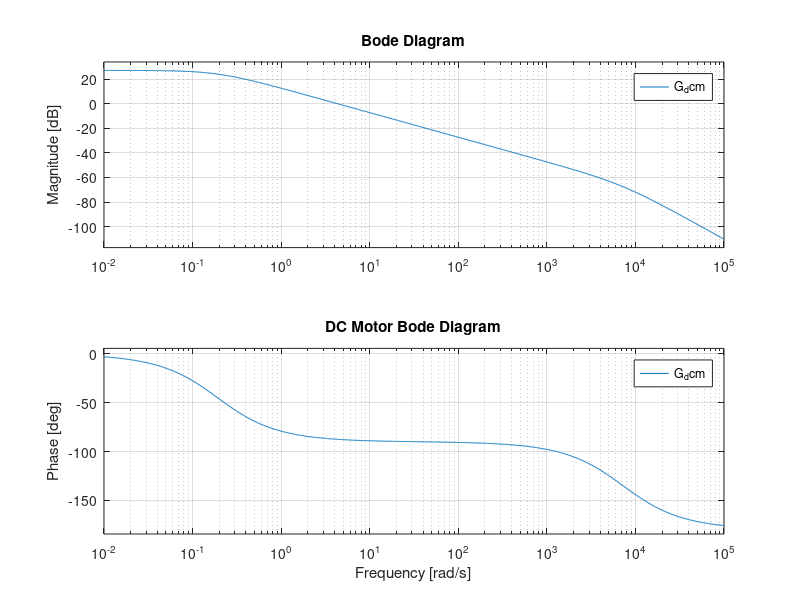

This chart was generated by the following MATLAB code: (Note: this script raises an error after producing the figure.)
%%  ROTATIONAL INVERTED PENDULUM %%
close all
clear all
clc

% PARAMETERS %% 

% Rod %
mr = 0.095 ;    % kg
Lr = 0.085 ;    % m
% Ir = (mr*Lr^2)/3 ; % = 2.2879e-04 kg*m^2 using Huyhens-Steiner
Ir = 9.6e-5; % = from estimation
% Pendulum %
mp = 0.024 ;    % kg
Lp = 0.129 ;    % m 
Ip = (mp*Lp^2)/12 ; % = 3.3282e-05 kg*m^2 wrt the COG
% Ip = 2.4573e-5; % from Renzo estimator
% alfa = 1.46e-5 ;    % renzo estimation
% alfa = 1.247559e-6 ;  % from my estimation
% alfa = 1.46e-5 ; % from renzo estimator
alfa = 1e-5 ;   % a compromise, just take into account that the damping is more linear than exp below 10 deg
% alfa = 0 ;  % for robustness test
% gravity acc %
g0 = 9.81 ; % m/s^2



% MotorDC %
J = 4e-6 ;  % kg*m^2
J_hub = 0.6e-6 ;
Ra = 8.4 ;  % ohm
La = 1.16e-3 ;  % H
%beta = (J+J_hub)/19e-3 ; % 1st estimation from tau_mecc = 19ms
beta = 1.295e-5 ; % estimation from theta_inf and DC gain of the CL plant, but it changing w/ the speed
% beta = 0 ;  % for robustness test
K = 42e-3 ;     % N*m/A

a = (Ra*beta)+K^2 ;
num_dcm = K/a ;
den_dcm = [La^2/a La*(Ra+beta)/a 1] ;
G_dcm = tf(num_dcm, den_dcm) ;

figure
bode(G_dcm)
title("DC Motor Bode Diagram")
disp("DC Syst poles and dcgain")
pole(G_dcm)
dcgain(G_dcm)

Ir_tot = Ir+J+J_hub ;
Ip_tot = (mp*(Lp/2)^2)+Ip ;

% Disturbance on theta
Ld = 0.40*Lr ;  % we assume that the cable disturbance is acting in the position where it is attached along the rod

% Initial state
theta_init = 0 ;
theta_dot_init = 0 ;
phi_init = 0 ;
phi_dot_init = 0 ;


%% DYN MODEL B,C,g (EULERO-LAGRANGE METHOD) %%
syms theta theta_dot theta_ddot phi phi_dot phi_ddot Va
% phi = pendulum angle
% theta = rod angle
% NT: the phi starts at the lower side and >0 C.C.W. and theta is >0 C.W.

% (BUT! in the physical model the phi and theta are measured in different
% way so pay attention on the reference vauels for them !!!)

H = [(mp*(Lr^2+((Lp/2)^2*(sin(phi))^2)))+Ir_tot            -mp*Lr*Lp*cos(phi)/2;
                     -mp*Lr*Lp*cos(phi)/2                              (mp*(Lp/2)^2)+Ip] ;

Q = [mp*(Lp/2)^2*sin(phi)*cos(phi)*phi_dot+beta                      (mp*(Lp/2)^2*sin(phi)*cos(phi)*theta_dot)-(mp*Lr*(Lp/2)*sin(phi)*phi_dot);
     -mp*(Lp/2)^2*sin(phi)*cos(phi)*theta_dot                                                   alfa                                   ] ;

g = [           0     ;
     mp*g0*(Lp/2)*sin(phi)] ;

Te = ((K/Ra)*Va)-((K^2/Ra)*theta_dot) ;

tau = [Te;
       0 ] ;
% the modeling of the cable disturbance is more effective in the Simulink model where we can use directly the angles at each time                                    
kt = 0.035 ;    % elastic coeff                   
kc = 10e-3 ;    % damping coeff
Tr_theta = ((kt*theta)+(kc*theta_dot))*Ld ;     % torque acting on the rod due to the sensor cable

q_ddot = H\[tau - Q*[theta_dot phi_dot]' - g - 0*[Tr_theta 0]'] ;

% we are not considering the the model of the Disturbance here, that's why
% the moltiplication w\ 0, since the various control we implemented are
% quite robust to it and we also aimed not to complicate the Model

% SS Reppr %
% we just rewrite the equation in a State-Space form, a more familiar
% notation
syms x1 x2 x3 x4 x
syst = subs(q_ddot, [theta theta_dot phi phi_dot], [x1 x2 x3 x4]);

dx1 = x2 ;
dx2 = syst(1) ;
dx3 = x4 ;
dx4 = syst(2) ;

dx = [dx1 dx2 dx3 dx4]' ;

% Equilibria phi_bar = 0 deg %%

equilibrium = [0 == dx] ;
% Operating Points
Va_bar = 0 ;
% x1_bar = 0 ;
x2_bar = 0 ;
% x3_bar = 0 ;    % phi_bar 
x4_bar = 0 ;

systeqs = subs(equilibrium, [x2 x4 Va], [x2_bar x4_bar Va_bar]) ;
sol = solve(systeqs, [x1 x3]) ;
x1_bar = double(sol.x1) ;   % equilibrium for theta: 0+2k*pi for k=0
x3_bar = double(sol.x3) ;   % equilibrium for phi: 0+k*pi for k=0,1

%% LINEARIZATION USING diff() at phi = 0° %%
% just rewrite the equilibrium values
% Operating Points
x3_bar = 0 ;    % phi_bar = 0°

A11 = diff(dx1, x1) ;
A12 = diff(dx1, x2) ;
A13 = diff(dx1, x3) ;
A14 = diff(dx1, x4) ;

A21 = diff(dx2, x1) ;
A22 = diff(dx2, x2) ;
A23 = diff(dx2, x3) ;
A24 = diff(dx2, x4) ;

A31 = diff(dx3, x1) ;
A32 = diff(dx3, x2) ;
A33 = diff(dx3, x3) ;
A34 = diff(dx3, x4) ;

A41 = diff(dx4, x1) ;
A42 = diff(dx4, x2) ;
A43 = diff(dx4, x3) ;
A44 = diff(dx4, x4) ;

A = subs([A11 A12 A13 A14;
     A21 A22 A23 A24;
     A31 A32 A33 A34;
     A41 A42 A43 A44], [x1 x2 x3 x4 Va], [x1_bar x2_bar x3_bar x4_bar Va_bar]) ;

B = subs([   diff(dx1, Va);
        diff(dx2, Va);
        diff(dx3, Va);
        diff(dx4, Va)], [x1 x2 x3 x4 Va], [x1_bar x2_bar x3_bar x4_bar Va_bar]) ;

C = [1 0 0 0;       % y = [theta phi]' 
     0 0 1 0] ;

D = [0;
     0] ;
% TF of the Linearized Syst from the evaluated Matrices %%

% !!! Make sure to execute the 'vpa()' funct in orde to have the result,
% otherwise there will be a problem executing other operation with the 
% Matrices !!!
% it will provide the Matrices with the proper results value and not
% operation 
%A = vpa(A, 6) ;
%B = vpa(B, 6) ;

% or use double
A = double(A) ;
B = double(B) ;
G_ol = tf(ss(A, B, C, D)) 
figure
bode(G_ol)
title("System's Bode Diagram (down position)")
disp("gain margin, phase margin, phase crossover frequency, cut-off frequency of the theta tf:")
[Gm,Pm,Wcg,Wcp] = margin(G_ol(1))

disp("System poles (down position):")
eig(A)
disp("System zeros of theta tf (down position):")
tzero(G_ol(1))
disp("System zeros of phi tf (down position):")
tzero(G_ol(2))

%% LINEARIZATION USING diff() at phi = 180°%%
% Operating Point
Va_bar_uns = Va ;
x1_bar_uns = x1_bar ;
x2_bar_uns = x2_bar ;
x3_bar_uns = pi ;    % phi_bar = 180°
x4_bar_uns = x4_bar ;

A11 = diff(dx1, x1) ;
A12 = diff(dx1, x2) ;
A13 = diff(dx1, x3) ;
A14 = diff(dx1, x4) ;

A21 = diff(dx2, x1) ;
A22 = diff(dx2, x2) ;
A23 = diff(dx2, x3) ;
A24 = diff(dx2, x4) ;

A31 = diff(dx3, x1) ;
A32 = diff(dx3, x2) ;
A33 = diff(dx3, x3) ;
A34 = diff(dx3, x4) ;

A41 = diff(dx4, x1) ;
A42 = diff(dx4, x2) ;
A43 = diff(dx4, x3) ;
A44 = diff(dx4, x4) ;

A_uns = subs([A11 A12 A13 A14;
     A21 A22 A23 A24;
     A31 A32 A33 A34;
     A41 A42 A43 A44], [x1 x2 x3 x4 Va], [x1_bar_uns x2_bar_uns x3_bar_uns x4_bar_uns Va_bar_uns]) ;

B_uns = subs([   diff(dx1, Va);
        diff(dx2, Va);
        diff(dx3, Va);
        diff(dx4, Va)], [x1 x2 x3 x4 Va], [x1_bar_uns x2_bar_uns x3_bar_uns x4_bar_uns Va_bar_uns]) ;

C_uns = [1 0 0 0;       % y = [theta phi]' 
     0 0 1 0] ;

D_uns = [0;
     0] ;
% TF of the Linearized Syst from the evaluated Matrices %%

% !!! Make sure to execute the 'vpa()' funct in orde to have the result,
% otherwise there will be a problem executing other operation with the 
% Matrices !!!
% it will provide the Matrices with the proper results value and not
% operation 
%A = vpa(A, 6) ;
%B = vpa(B, 6) ;

% or use double
A_uns = double(A_uns) ;
B_uns = double(B_uns) ;
G_ol_uns = tf(ss(A_uns, B_uns, C_uns, D_uns)) 
figure
bode(G_ol_uns)
title("System's Bode Diagram (up position)")
disp("gain margin, phase margin, phase crossover frequency, cut-off frequency of the theta tf:")
[Gm_uns,Pm_uns,Wcg_uns,Wcp_uns] = margin(G_ol_uns(1))
disp("System poles (up position):")
eig(A_uns)
disp("System zeros of theta tf (up position):")
tzero(G_ol_uns(1))
disp("System zeros of phi tf (up position):")
tzero(G_ol_uns(2))

%% regolatore theta at phi = 0 %%
% using pidtuneOptions
close all

G_ol(1)
disp("Va to theta TF poles:")
pole(G_ol(1))   % see how many unstable poles
% see the model Properties of the G_ol(1) si extract the num and den for
% Simulink block
num_theta = cell2mat(G_ol.Numerator(1,1))
den_theta = cell2mat(G_ol.Denominator(1,1))

opts = pidtuneOptions('PhaseMargin', 60, 'DesignFocus', 'reference-tracking') ;
R_theta = pidtune(G_ol(1), 'PID', 100 , opts) 
L_theta = R_theta*G_ol(1);
figure
bode(L_theta)
title("Bode diagram of L")

figure
%step(L_theta/(1+L_theta))
step(feedback(R_theta*G_ol(1), 1))  % compact form
title("Step Response for theta")

Kp_theta = R_theta.Kp ;
Ki_theta = R_theta.Ki ;
Kd_theta = R_theta.Kd ;

disp("Closed Syst poles of theta Loop")
pole(L_theta/(1+L_theta))

%% regolatore theta at phi = 180 %%
% using pidtuneOptions
G_ol_uns(1)
disp("Va to theta TF poles:")
pole(G_ol_uns(1))   % see how many unstable poles
% see the model Properties of the G_ol_uns(1) si extract the num and den for
% Simulink block
num_theta_uns = cell2mat(G_ol_uns.Numerator(1,1))
den_theta_uns = cell2mat(G_ol_uns.Denominator(1,1))

opts = pidtuneOptions('PhaseMargin', 60, 'DesignFocus', 'reference-tracking') ;
R_theta_uns = pidtune(G_ol_uns(1), 'PID', 10 , opts) 
L_theta_uns = R_theta_uns*G_ol_uns(1);

figure
%step(L_uns/(1+L_uns))
step(feedback(R_theta_uns*G_ol_uns(1), 1))  % compact form

Kp_theta_uns = R_theta_uns.Kp ;
Ki_theta_uns = R_theta_uns.Ki ;
Kd_theta_uns = R_theta_uns.Kd ;

disp("Closed Syst poles of theta Loop")
pole(L_theta_uns/(1+L_theta_uns))

%% regolatore theta from scratch/trial & error %%
%   phi = 0°   %
close all

G_ol(1)
disp("Va to theta TF poles:")
pole(G_ol(1))   % see how many unstable poles

% see the model Properties of the G_ol(1) si extract the num and den for
% Simulink block
num_theta = cell2mat(G_ol.Numerator(1,1))
den_theta = cell2mat(G_ol.Denominator(1,1))

Kp_theta_v2 = 0.9 ;
Ki_theta_v2 = 0 ;
Kd_theta_v2 = 0.25 ;
N_theta_v2 = 100 ;   % where the D action is filtered

s = tf('s') ;
R_theta_v2 = Kp_theta_v2 + (Ki_theta_v2/s) + (Kd_theta_v2*N_theta_v2/(1+(N_theta_v2/s))) ;
figure
bode(R_theta_v2)
title("Bode Diagram of the obtained Reg")
L_theta_v2 = R_theta_v2*G_ol(1);

figure
bode(L_theta_v2)
title("Bode diagram of the Loop tf")

figure
%step(L/(1+L))
step(feedback(R_theta_v2*G_ol(1), 1))  % compact form

disp("closed loop poles:")
pole(L_theta/(1+L_theta_v2))

%% regolatore theta from scratch/trial & error %%
%   phi = 180°   %
close all
G_ol_uns(1)
disp("Va to theta TF poles:")
pole(G_ol_uns(1))   % see how many unstable poles

% see the model Properties of the G_ol(1) si extract the num and den for
% Simulink block
num_theta = cell2mat(G_ol_uns.Numerator(1,1))
den_theta = cell2mat(G_ol_uns.Denominator(1,1))

% Filtered Derivative PID
% Kp_theta = 10 ;
% Ki_theta = 0 ;
% Kd_theta = 2 ;
% N_theta = 1000 ;   % where the D action is filtered

Kp_theta = 5 ;
Ki_theta = 0;
Kd_theta = 2 ;
N_theta = 1000 ;   % where the D action is filtered
% conclusion: it might impossible to stabilize usign PID

s = tf('s') ;
R_theta = Kp_theta + (Ki_theta/s) + (Kd_theta*N_theta/(1+(N_theta/s))) ;
figure
bode(R_theta)
title("Bode Diagram of the obtained Reg")
L_theta_uns = R_theta*G_ol_uns(1);
figure
bode(L_theta)
title("Bode diagram of the Loop tf")

figure
%step(L_theta_uns/(1+L_theta_uns))
step(feedback(R_theta*G_ol_uns(1), 1))  % compact form

disp("closed loop poles:")
pole(L_theta_uns/(1+L_theta_uns))

%% Regolatore phi at phi = 0° %%
% using pidtuneOptions
close all

G_t2p = G_ol(2) / G_ol(1)
figure
bode(G_t2p)
title("Bode Diagram of theta to phi tf")
num_phi = cell2mat(G_t2p.Numerator)
den_phi = cell2mat(G_t2p.Denominator)
disp("theta to phi tf poles:")
pole(G_t2p)     %see the poles

opts = pidtuneOptions('PhaseMargin',60 , 'DesignFocus', 'disturbance-rejection') ;
R_phi = pidtune(G_t2p, 'PID', 20, opts)
figure
bode(R_phi)
title("Bode Diagram of the obtained Reg")

figure
step(feedback(R_phi*G_t2p, 1))

figure
bode (R_phi*G_t2p)
title("Bode Diagram of the Loop tf")

Kp_phi = R_phi.Kp ;
Ki_phi = R_phi.Ki ;
Kd_phi = R_phi.Kd ;

disp("closed loop poles:")
pole(feedback(R_phi*G_t2p,1))

%% Regolatore phi from scratch/trial & error %%
%   phi = 0°   %
close all
G_t2p = G_ol(2) / G_ol(1)
figure
bode(G_t2p)
title("Bode Diagram of theta to phi tf")
num_phi = cell2mat(G_t2p.Numerator)
den_phi = cell2mat(G_t2p.Denominator)
disp("theta to phi tf poles:")
pole(G_t2p)     %see the poles

Kp_phi_v2 = 0 ;
Ki_phi_v2 = 7 ;
Kd_phi_v2 = 0 ;

N_phi_v2 = 100 ;   % where the D action is filtered

s = tf('s') ;
R_phi_v2 = Kp_phi_v2 + (Ki_phi_v2/s) + (Kd_phi_v2*N_phi_v2/(1+(N_phi_v2/s))) ;
figure
bode(R_phi_v2)
title("Bode Diagram of the obtained Reg")

figure
step(feedback(R_phi_v2*G_t2p, 1))

disp("closed loop poles:")
pole(feedback(R_phi_v2*G_t2p,1))

%% Regolatore phi from scratch/trial & error %%
%   phi = 180°   %
close all
G_t2p_uns = G_ol_uns(2) / G_ol_uns(1)
figure
bode(G_t2p_uns)
title("Bode Diagram of theta to phi tf")
num_phi = cell2mat(G_t2p_uns.Numerator)
den_phi = cell2mat(G_t2p_uns.Denominator)
disp("theta to phi tf poles:")
pole(G_t2p_uns)     %see the poles

% Kp_phi = 100 ;
% Ki_phi = 0 ;
% Kd_phi = 20 ;

Kp_phi = 90 ;
Ki_phi = 50 ;
Kd_phi = 60 ;

N_phi = 1000 ;   % where the D action is filtered
s = tf('s') ;
R_phi = Kp_phi + (Ki_phi/s) + (Kd_phi*(N_phi/(1+(N_phi/s)))) ;
figure
bode(R_phi)
title("Bode Diagram of the obtained Reg")

figure
step(feedback(R_phi*G_t2p_uns, 1))

disp("closed loop poles:")
pole(feedback(R_phi*G_t2p_uns,1))

%% Pole Placement in phi == 0 %%
close all
rank(ctrb(A,B))     % == 4 so OK!

% Desired poles
P = [-2 -5.5 -7 -150] ;     % use this one
% P = [-5 -5.2 -70 -80] ;
% P = [-5 -5.2 -15 -115] ;
% P = [-1 -3.5 -4 -150] ;
K_pp = place(A,B,P) ;
disp("desired poles:")
eig(A-B*K_pp)

syst_cl = tf(ss(A-B*K_pp,B,C,D))
figure
step(syst_cl)

figure
bode(syst_cl)
title("Bode Diagram of the stabilized syst at 0°")

% in case you wanna fix the zeros
s = tf('s') ;
R = ((abs(0.0376-10.6803i))^2/dcgain(syst_cl(1))) / ((s+0.0376-10.6803i)*(s+0.0376+10.6803i)) ;
figure
bode(R*syst_cl)
title("Bode Diagram of the stabilized syst w/ the zeros removed")

%% %% Pole Placement in phi_bar == 180 %%
close all
disp("Controllability condition")
rank(ctrb(A_uns,B_uns))     % == 4 so OK!

% Desired poles
% P_uns = [-5 -5.2 -15 -115] ;
% P_uns = [-0.8 -0.9 -30 -115] ;    %lqr poles
P_uns = [-2 -2.2 -15 -115] ;        % use this one
% P_uns = [-5 -5.2 -15 -50] ;

K_pp_uns = place(A_uns,B_uns,P_uns) ;
disp("desired poles:")
eig(A_uns-B_uns*K_pp_uns)

syst_cl_uns = tf(ss(A_uns-B_uns*K_pp_uns,B_uns,C_uns,D_uns))
figure
step(syst_cl_uns)

figure
bode(syst_cl)
title("Bode Diagram of the stabilized syst at 180°")

%% KALMAN FILTER - State Observer 0°
close all
% for the estimation of phi_dot (theta_dot is given by encoder)
%similar procedure of pole placement to find L
%use this also to observe if using the Derivative block for theta_dot is
%not too different than using the Tachometer

%high q == fast observer, fast to reach the ref, but w/ some osc
%small q == slow to reach the ref, but small osc
% r == VAR of the Measurements
%high r == not reliable measurement
%small r == reliable measurment
% Q_tilde > R_tilde == Fast Observer
Q_tilde = zeros(4) ;
% Q_tilde(1,1) = 0.08 ;   % variance of the estimated theta
% Q_tilde(2,2) = 0.08 ;   % // theta_dot
% Q_tilde(3,3) = 0.08 ;   % // phi
% Q_tilde(4,4) = 0.08 ;   % // phi_dot

Q_tilde(1,1) = 1 ;   % variance of the estimated theta
Q_tilde(2,2) = 1 ;   % // theta_dot
Q_tilde(3,3) = 1 ;   % // phi
Q_tilde(4,4) = 1 ;   % // phi_dot

R_tilde = zeros(2,2) ;    % R(p,p)
R_tilde(1,1) = 0.001 ;   % measurments are reliable
R_tilde(2,2) = 0.001 ;

Bq = sqrt(Q_tilde) ;

disp("Observability condition")
rank(obsv(A,C))         %check on the observability

L_kf = lqr(A',C',Q_tilde,R_tilde)' ;
st_obs_lqr_syst = tf(ss(A-L_kf*C,[B-L_kf*D L_kf],eye(4),zeros(4,3))) ;
figure
step(st_obs_lqr_syst)
disp("Kalman Filter poles:")
pole(st_obs_lqr_syst)

%% KALMAN FILTER - State Observer 180°
close all
% for the estimation of phi_dot (theta_dot is given by encoder)
%analog procedure of pole placement to find L
%use this also to observe if using the Derivative block for theta_dot is
%not too different than using the Tachometer

%high q == fast observer, fast to reach the ref, but w/ some osc
%small q == slow to reach the ref, but small osc
% r == VAR of the Measurements
%high r == not reliable measurement
%small r == reliable measurment
% Q_tilde > R_tilde == Fast Observer
Q_tilde_uns = zeros(4) ;
Q_tilde_uns(1,1) = 0.08 ;   % variance of the estimated theta
Q_tilde_uns(2,2) = 0.08 ;   % // theta_dot
Q_tilde_uns(3,3) = 0.08 ;   % // phi
Q_tilde_uns(4,4) = 0.08 ;   % // phi_dot

R_tilde_uns = zeros(2,2) ;    % R(p,p)
R_tilde_uns(1,1) = 0.001 ;   % measurments are reliable
R_tilde_uns(2,2) = 0.001 ;

Bq_uns = sqrt(Q_tilde_uns) ;

disp("Observability condition")
rank(obsv(A_uns,C_uns))         %check on the observability

L_kf_uns = lqr(A_uns',C_uns',Q_tilde_uns,R_tilde_uns)'
st_obs_lqr_syst_uns = tf(ss(A_uns-L_kf_uns*C_uns,[B_uns-L_kf_uns*D_uns L_kf_uns],eye(4),zeros(4,3))) ;
figure
step(st_obs_lqr_syst_uns)
disp("Kalman Filter poles:")
pole(st_obs_lqr_syst_uns)


%% STATE OBSERVER w/ POLE PLACEMENT 0° %%
close all
disp("Observability condition")
rank(obsv(A,C))  
P_obsv = [-200 -300 -400 -500] ;      % just faster poles wrt control
% poles
% P_obsv = [-1.2 -4.7-14.3i -4.7+14.3i -9.5] ;        % KF poles
L_pp = place(A',C',P_obsv)' ;
disp("desired State Observer poles:")
eig(A-L_pp*C)

st_obs_pp_syst = tf(ss(A-L_pp*C,[B-L_pp*D L_pp],eye(4),zeros(4,3)))
figure
step(st_obs_pp_syst)


%% STATE OBSERVER w/ POLE PLACEMENT 180° %%
close all
disp("Observability condition")
rank(obsv(A_uns,C_uns))  
P_obsv_uns = [-200 -300 -400 -500] ;      % just faster poles wrt control
% poles
% P_obsv_uns = [-1.2 -4.7-14.3i -4.7+14.3i -9.5] ;        % KF poles
L_pp_uns = place(A_uns',C_uns',P_obsv_uns)' ;
disp("desired State Observer poles:")
eig(A_uns-L_pp_uns*C_uns)

st_obs_pp_syst_uns = tf(ss(A_uns-L_pp_uns*C_uns,[B_uns-L_pp_uns*D_uns L_pp_uns],eye(4),zeros(4,3)))
figure
step(st_obs_pp_syst_uns)

%% LQR at phi = 0 deg %%
close all
Q = zeros(4) ;
Q(1,1) = 10 ;   % q for theta
Q(2,2) = 10 ;   % q for theta_dot
Q(3,3) = 10 ;   % q for phi
Q(4,4) = 10 ;   % q for phi_dot
% NT: if you want theta to go to zero q must be = to the q for phi

R = 10;
Cq = sqrt(Q) ;

disp("Controllability and Observability Condition")
rank(ctrb(A,B))     % == 4 so OK!
rank(obsv(A,Cq))    % == 4 so ok!

[K_lq S P] = lqr(A,B,Q,R) ;

cl_lq = tf(ss(A-B*K_lq,B,C,D))
disp("LQR poles:")
eig(A-B*K_lq)
figure
step(cl_lq)

figure
bode(cl_lq)
title("Bode Diagram of the stabilized syst w/ LQR")

%% LQR at phi = 180 deg %%
close all
Q_uns = zeros(4) ;
% 1st config, nice and smooth
Q_uns(1,1) = 10 ;   % q for theta
Q_uns(2,2) = 1 ;   % q for theta_dot
Q_uns(3,3) = 10 ;   % q for phi
Q_uns(4,4) = 10 ;   % q for phi_dot
% NT: if you want theta to go to zero q must be at least = to the q for
% phi

% Q_uns(1,1) = 10 ;   % q for theta
% Q_uns(2,2) = 10 ;   % q for theta_dot
% Q_uns(3,3) = 10 ;   % q for phi
% Q_uns(4,4) = 10 ;   % q for phi_dot

R_uns = 1 ;
% R_uns = 10 ;    % for the SW-up and trajectory tracking
Cq_uns = sqrt(Q_uns) ;

disp("Controllability and Observability Condition")
rank(ctrb(A_uns,B_uns))     % == 4 so OK!
rank(obsv(A_uns,Cq_uns))    % == 4 so ok!

[K_lq_uns S P] = lqr(A_uns,B_uns,Q_uns,R_uns) ;
cl_lq_uns = tf(ss(A_uns-B_uns*K_lq_uns,B_uns,C_uns,D_uns))
disp("LQR poles")
eig(A_uns-B_uns*K_lq_uns)
figure
step(cl_lq_uns)

figure
bode(cl_lq_uns)
title("Bode Diagram of the stabilized syst w/ LQR")

%% LQR + TRAJECTORY TRACKING CONTROL phi = 180° %%
close all
Q_track_uns = zeros(4) ;
Q_track_uns(1,1) = 10 ;   % q for theta
Q_track_uns(2,2) = 10 ;   % q for theta_dot
Q_track_uns(3,3) = 10 ;   % q for phi
Q_track_uns(4,4) = 10 ;   % q for phi_dot
% NT: if you want theta to go to zero q must be at least = to the q for
% phi

R_track_uns = 10;
Cq_track_uns = sqrt(Q_track_uns) ;

disp("Controllability and Observability Condition")
rank(ctrb(A_uns,B_uns))     % == 4 so OK!
rank(obsv(A_uns,Cq_track_uns))    % == 4 so ok!

[K_lq_track_uns S_track P_track] = lqr(A_uns,B_uns,Q_track_uns,R_track_uns) ;

cl_lq_track_uns = tf(ss(A_uns-B_uns*K_lq_track_uns,B_uns,C_uns,D_uns)) 

figure
step(cl_lq_track_uns)


figure
bode(cl_lq_track_uns)
title("Bode Diagram of the Stabilized syst")

At_uns = A_uns-B_uns*K_lq_track_uns ;
Bt_uns = B_uns*K_lq_track_uns(1) ;
figure
step(At_uns,Bt_uns,C_uns,D_uns)
title("Step Response of the Trajectory Tracking Control w/ LQR for theta")

%% LQR + TRAJECTORY TRACKING CONTROL phi_bar = 0 %%
close all
Q_track = zeros(4) ;
Q_track(1,1) = 100 ;   % q for theta
Q_track(2,2) = 10 ;   % q for theta_dot
Q_track(3,3) = 1 ;   % q for phi
Q_track(4,4) = 1 ;   % q for phi_dot
% NT: if you want theta to go to zero q must be at least = to the q for
% phi

R_track = 10;
Cq_track = sqrt(Q_track) ;

disp("Controllability and Observability Condition")
rank(ctrb(A,B))     % == 4 so OK!
rank(obsv(A,Cq_track))    % == 4 so ok!

[K_lq_track S_track P_track] = lqr(A,B,Q_track,R_track) ;

cl_lq_track = tf(ss(A-B*K_lq_track,B,C,D))

figure
step(cl_lq_track)

figure
bode(cl_lq_track)
title("Bode Diagram of the Stabilized syst")

At = A-B*K_lq_track ;
Bt = B*K_lq_track(1) ;
figure
step(At,Bt,C,D)
title("Step Response of the Trajectory Tracking Control w/ LQR for theta")


%% following code lines are for Pendulum damping coeff analisys

%% phi_init = 8.791 deg cutted %%
load('12phi.mat')
t = phi(1,:)' ;
alfa_12 = 1.46e-5 ;
phi_init_12 = 8.7891 ;
tau = 2*Ip_tot/alfa_12 ;
exp_damp = phi_init_12*exp(-t/tau) ;
phi_meas = phi(2,:)' ;
phi_cut =zeros(50001,1) ;
phi_cut(1:46185) = phi_meas(3817:50001) ;


figure
plot(t, phi_cut)
hold on
plot(t,exp_damp)

phi_cut_8deg=[t';
              phi_cut'];    % to save
exp_8deg=[t';
              exp_damp'];    % to save

save("12phi_cut.mat","t", "phi_cut_8deg")
save("12phi_exp.mat","t", "exp_8deg")

%% phi_init = 2.1094 deg cutted %%
load('12phi.mat')
t = phi(1,:)' ;
alfa_12 = 1.46e-5 ;
phi_init_2deg = 2.1094 ;
tau = 2*Ip_tot/alfa_12 ;
exp_damp = phi_init_2deg*exp(-t/tau) ;
phi_meas = phi(2,:)' ;
phi_cut =zeros(50001,1) ;
phi_cut(1:34222) = phi_meas(15780:50001) ;


figure
plot(t, phi_cut)
hold on
plot(t,exp_damp)

phi_cut_2deg=[t';
              phi_cut'];    % to save
exp_2deg=[t';
              exp_damp'];    % to save

save("2degphi_cut.mat","t", "phi_cut_2deg")
save("2degphi_exp.mat","t", "exp_2deg")
hold on
retta = - (0.1716*t) + 2.1094 ;
osc = cos(11.09*t) ;
plot(t, retta.*osc)

%% phi_init = 45 deg cutted %%
load('11phi.mat')
t = phi(1,:)' ;
alfa_11 = 9.64721e-6 ;
phi_init_11 = 45 ;
tau = 2*Ip_tot/alfa_11 ;
exp_damp = phi_init_11*exp(-t/tau) ;
phi_meas = phi(2,:)' ;
phi_cut =zeros(55001,1) ;
phi_cut(1:54049) = phi_meas(953:55001) ;


figure
plot(t, phi_cut)
hold on
plot(t,exp_damp)

phi_cut_45deg=[t';
              phi_cut'];    % to save
exp_45deg=[t';
              exp_damp'];    % to save
save("11phi_cut.mat","t", "phi_cut_45deg")
save("11phi_exp.mat","t", "exp_45deg")

%% phi_init = 90 deg cutted %%
load('10phi.mat')
t = phi(1,:)' ;
alfa_10 = 1.034391e-5 ;
phi_init_10 = 90 ;
tau = 2*Ip_tot/alfa_10 ;
exp_damp = phi_init_10*exp(-t/tau) ;
phi_meas = phi(2,:)' ;
phi_cut =zeros(55001,1) ;
phi_cut(1:53759) = phi_meas(1243:55001) ;


figure
plot(t, phi_cut)
hold on
plot(t,exp_damp)

phi_cut_90deg=[t';
              phi_cut'];    % to save
exp_90deg=[t';
              exp_damp'];    % to save
save("10phi_cut.mat","t", "phi_cut_90deg")
save("10phi_exp.mat","t", "exp_90deg")

%% SWING-UP %%
close all
P_sw = [0.5+10i 0.5-10i -50 -100 ] ;
% P_sw = [0.15+10i 0.15-10i -2 -5 ] ;
K_sw_pp = place(A,B,P_sw) 
figure
impulse(A-B*K_sw_pp,B,C,D)
xlim([0 10])
ylim([-pi pi])

syst_cl = tf(ss(A-B*K_sw_pp,B,C,D))
figure
bode(syst_cl)